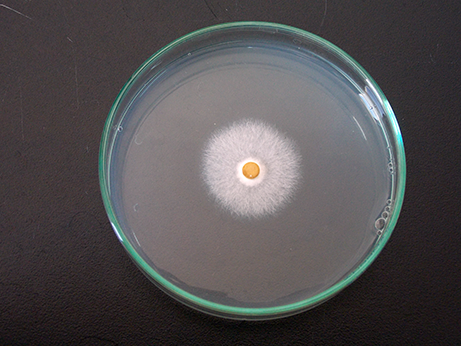
#> input picture 培养基裁剪工具/pictures/1.png, 461 x 346 px; its folder holds only this picture in this run
$ python cut_image.py
#> lines starting #> are read from the running program, lines starting #| are printed output that depends on the picture
#!/usr/bin/python3
from PIL import Image
import numpy as np
import os
'''可调参数，看色差，色差越明显值越小
x_left：左顶点裁剪，越小越靠左
x_right：右顶点裁剪，越小越靠右
y_left：上顶点裁剪，越小越靠上
y_right：下顶点裁剪，越小越靠下
'''
x_left = 10
x_right = 10
y_left = 5
y_right = 5
# 色差值域，色差越大，值域越大（0-255之间),图片分辨率高，可适当调低（建议30-80之间）
threshold = 40
#预留的边框宽度
border_width=8


def image_process(image, width, height):
    list = []
    n = width / 3
    m = 2 * width / 3
    for i in range(1, width - 1):
        for j in range(1, height - 1):
            a = image.load()[i, j]
            b = image.load()[i + 1, j]
            if abs(a[0] - b[0]) > threshold and abs(a[1] - b[1]) > threshold and abs(a[2] - b[2]) > threshold:
                if i < n or i > m:
                    list.append(i)
    return list


def image_cut(image, list, height, left, right):
    cut_left = np.bincount(list[:left])
    cut_right = np.bincount(list[-right:-1])
    left_point = np.argmax(cut_left)
    right_point = np.argmax(cut_right)
    image = image.crop((left_point-border_width, 0, right_point+border_width, height))
    return image


if __name__ == '__main__':
    if not os.path.exists('processed_pictures'):
        os.mkdir('processed_pictures')
    for pic in os.listdir('./pictures'):
        image = Image.open('./pictures/'+pic)
#> image is the input picture: PIL image 461x346 RGB; mean R, G, B 83, 80.1, 81.5
        w, h = image.size
#> w = 461; h = 346
        print(w, h)
#| 461 346
        list = image_process(image, w, h)
#> after the loop in image_process, `for i in range(1, width - 1):`: list = 744 values from 5 to 404
#> list = 744 values from 5 to 404
        #image = image_cut(image, list, h, x_left, x_right)
        image = image_cut(image, list, h, x_left, x_right).rotate(90)
#> in image_cut, `cut_left = np.bincount(list[:left])`: cut_left = 105 values, max 4 at index 102, min 0 at index 0, mean 0.0952
#> in image_cut, `cut_right = np.bincount(list[-right:-1])`: cut_right = 405 values, max 3 at index 401, min 0 at index 0, mean 0.0222
#> in image_cut, `left_point = np.argmax(cut_left)`: left_point = 102
#> in image_cut, `right_point = np.argmax(cut_right)`: right_point = 401
#> in image_cut, `image = image.crop((left_point-border_width, 0, right_point+border_wid..`:
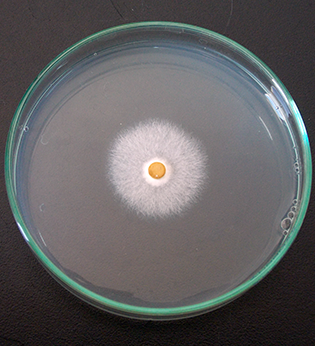
#> image: PIL image 315x346 RGB; mean R, G, B 96.9, 95.8, 96.9
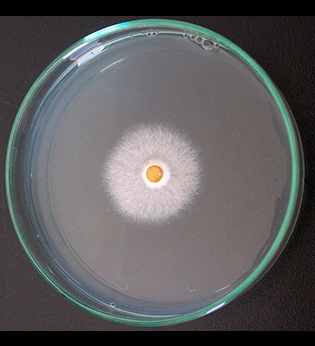
#> image: PIL image 315x346 RGB; mean R, G, B 92.9, 92.2, 93.3
        w, h = image.size
#> w = 315
        list = image_process(image, w, h)
#> list = 494 values from 5 to 304
        #print(list[-10:])
        image = image_cut(image, list, h, y_left, y_right).rotate(270)
#> call 2 of image_cut, with height = 346, left = 5, right = 5
#> in image_cut (call 2), `cut_left = np.bincount(list[:left])`: cut_left = [0, 0, 0, 0, 0, 5]
#> in image_cut (call 2), `cut_right = np.bincount(list[-right:-1])`: cut_right = 305 values from 0 to 4
#> in image_cut (call 2), `left_point = np.argmax(cut_left)`: left_point = 5
#> in image_cut (call 2), `right_point = np.argmax(cut_right)`: right_point = 304
#> in image_cut (call 2), `image = image.crop((left_point-border_width, 0, right_point+border_wid..`:
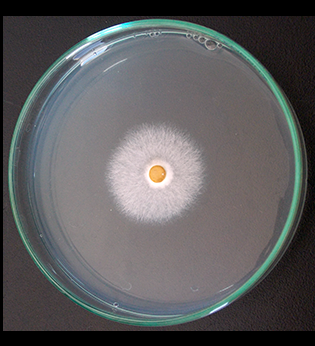
#> image: PIL image 315x346 RGB; mean R, G, B 92.7, 92.1, 93.1
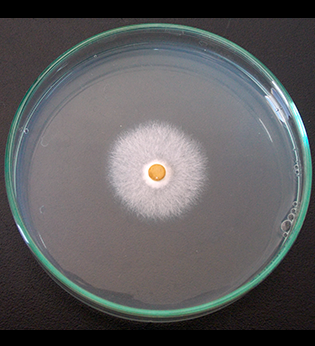
#> image: PIL image 315x346 RGB; mean R, G, B 92.7, 92.1, 93.1
        image.save('./processed_pictures/'+pic)
